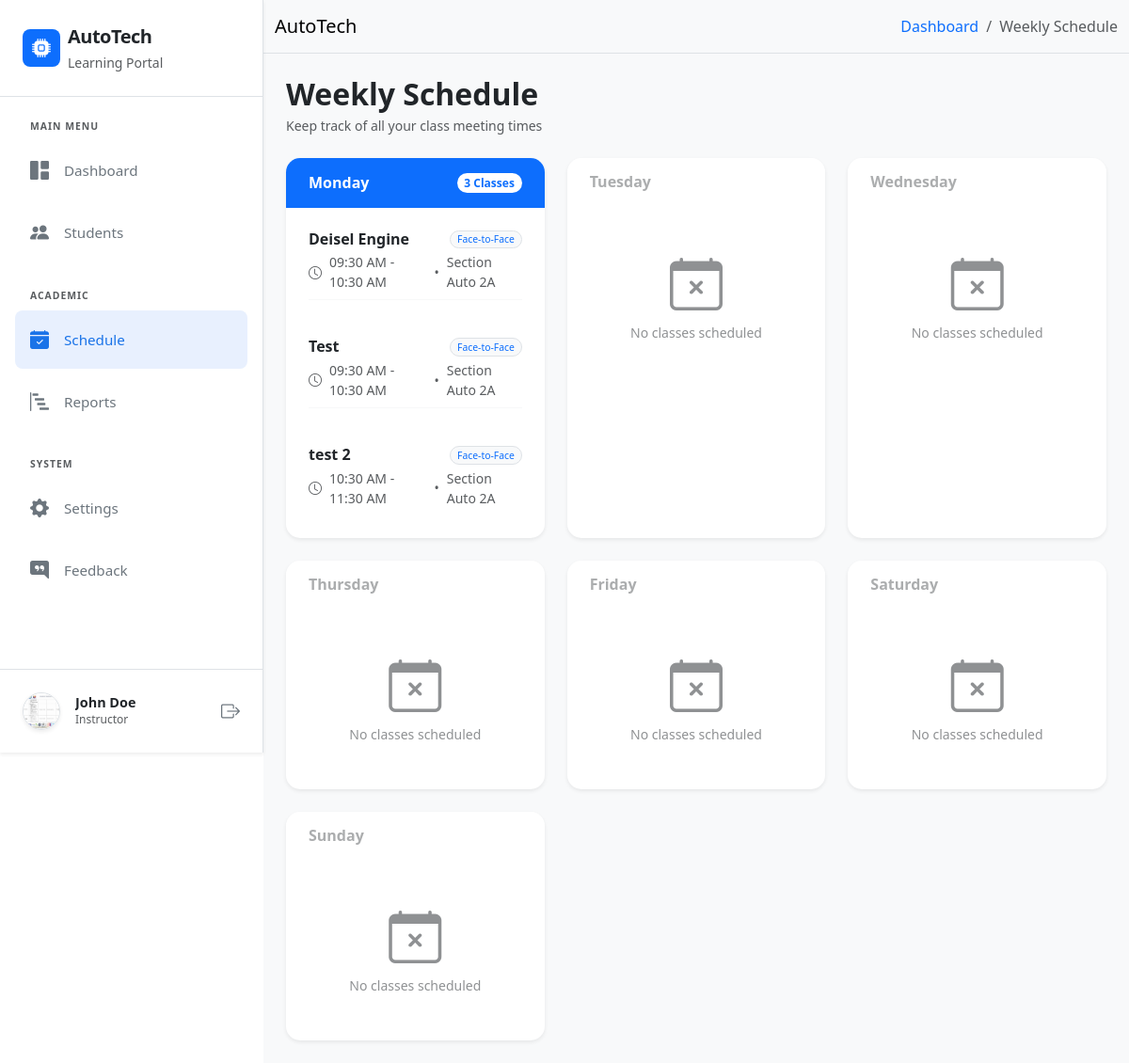
The page /schedule.php (signed in) on the database its author committed.
### tables this page shows
CREATE TABLE `users` (
  `user_id` int(11) NOT NULL,
  `fullname` varchar(255) NOT NULL,
  `email` varchar(255) NOT NULL,
  `password` varchar(255) NOT NULL,
  `role` enum('instructor','student','admin') NOT NULL,
  `course` varchar(100) NOT NULL,
  `year_level` varchar(50) NOT NULL,
  `section` varchar(50) NOT NULL,
  `profile_pic` varchar(100) NOT NULL,
  `created_at` timestamp NOT NULL DEFAULT current_timestamp()
);

CREATE TABLE `schedules` (
  `schedule_id` int(11) NOT NULL,
  `module_id` int(11) NOT NULL,
  `day_of_week` enum('Monday','Tuesday','Wednesday','Thursday','Friday','Saturday','Sunday') NOT NULL,
  `start_time` time NOT NULL,
  `end_time` time NOT NULL,
  `meeting_type` varchar(50) DEFAULT 'Face-to-Face',
  `created_at` timestamp NOT NULL DEFAULT current_timestamp()
);

CREATE TABLE `module` (
  `module_id` int(11) NOT NULL,
  `user_id` int(11) NOT NULL,
  `module_description` varchar(255) NOT NULL,
  `section` varchar(255) NOT NULL,
  `year` varchar(20) NOT NULL,
  `module_code` varchar(50) NOT NULL
);

### schedule.php (the view, shortened to what this page needs)
<?php include 'includes/header.php'; ?>
<?php include 'database/dbconn.php'; ?>
<?php
$userId = $_SESSION['user_id'];
$role = $_SESSION['role'];
if ($role == 'instructor') {
    $modules_sql = "SELECT module_id FROM module WHERE user_id = '$userId'";
} else {
    $modules_sql = "SELECT module_id FROM enrollments WHERE user_id = '$userId' AND status = 'accepted'";
}
$modules_run = mysqli_query($conn, $modules_sql);
$module_ids = [];
while ($row = mysqli_fetch_assoc($modules_run)) {
    $module_ids[] = $row['module_id'];
}
$ids_string = count($module_ids) > 0 ? implode(',', $module_ids) : '0';
$sql = "SELECT s.*, m.module_description, m.section
        FROM schedules s
        JOIN module m ON s.module_id = m.module_id
        WHERE s.module_id IN ($ids_string)
        ORDER BY FIELD(s.day_of_week, 'Monday', 'Tuesday', 'Wednesday', 'Thursday', 'Friday', 'Saturday', 'Sunday'), s.start_time ASC";
$result = mysqli_query($conn, $sql);
?>
<div class="d-flex" id="wrapper">
    <?php include 'includes/sidebar.php'; ?>
    <div id="page-content-wrapper" class="w-100">
        <nav class="navbar navbar-expand-lg bg-body-tertiary border-bottom">
            <div class="container-fluid">
                <a class="navbar-brand" href="dashboard.php">AutoTech</a>
                <nav aria-label="breadcrumb">
                    <ol class="breadcrumb mb-0">
                        <li class="breadcrumb-item"><a href="dashboard.php" class="text-decoration-none">Dashboard</a></li>
                        <li class="breadcrumb-item active" aria-current="page">Weekly Schedule</li>
                    </ol>
                </nav>
            </div>
        </nav>
        <div class="container-fluid p-4" style="background-color: #f8f9fa; min-height: 100vh;">
            <div class="d-flex justify-content-between align-items-center mb-4">
                <div>
                    <h2 class="fw-bold text-dark mb-1">Weekly Schedule</h2>
                    <p class="text-muted mb-0 small">Keep track of all your class meeting times</p>
                </div>
            </div>
            <div class="row g-4">
                <?php
                $days = ['Monday', 'Tuesday', 'Wednesday', 'Thursday', 'Friday', 'Saturday', 'Sunday'];
                $grouped_schedules = [];
                foreach ($days as $day) {
                    $grouped_schedules[$day] = [];
                }
                while ($row = mysqli_fetch_assoc($result)) {
                    $grouped_schedules[$row['day_of_week']][] = $row;
                }
                foreach ($days as $day):
                    $has_classes = count($grouped_schedules[$day]) > 0;
                ?>
                <div class="col-12 col-md-6 col-xl-4">
                    <div class="card border-0 shadow-sm h-100" style="border-radius: 15px; overflow: hidden;">
                        <div class="card-header border-0 py-3 px-4 <?php echo $has_classes ? 'bg-primary text-white' : 'bg-white text-muted opacity-50'; ?>">
                            <h6 class="mb-0 fw-bold d-flex justify-content-between align-items-center">
                                <?php echo $day; ?>
                                <?php if($has_classes): ?>
                                    <span class="badge bg-white text-primary rounded-pill small"><?php echo count($grouped_schedules[$day]); ?> Classes</span>
                                <?php endif; ?>
                            </h6>
                        </div>
                        <div class="card-body p-4">
                            <?php if ($has_classes): ?>
                                <?php foreach ($grouped_schedules[$day] as $s): ?>
                                    <div class="mb-4 last-child-mb-0">
                                        <div class="d-flex justify-content-between align-items-start mb-1">
                                            <h6 class="fw-bold text-dark mb-0 text-truncate" style="max-width: 70%;"><?php echo $s['module_description']; ?></h6>
                                            <span class="badge bg-light text-primary border rounded-pill fw-medium" style="font-size: 0.65rem;">
                                                <?php echo $s['meeting_type']; ?>
                                            </span>
                                        </div>
                                        <div class="d-flex align-items-center text-muted small mb-2">
                                            <i class="bi bi-clock me-2"></i>
                                            <span><?php echo date('h:i A', strtotime($s['start_time'])) . ' - ' . date('h:i A', strtotime($s['end_time'])); ?></span>
                                            <span class="mx-2">•</span>
                                            <span>Section <?php echo $s['section']; ?></span>
                                        </div>
                                        <div class="border-top pt-3 opacity-25"></div>
                                    </div>
                                <?php endforeach; ?>
                            <?php else: ?>
                                <div class="text-center py-4 opacity-50">
                                    <i class="bi bi-calendar-x display-4 mb-2 d-block"></i>
                                    <p class="small mb-0">No classes scheduled</p>
                                </div>
                            <?php endif; ?>
                        </div>
                    </div>
                </div>
                <?php endforeach; ?>
            </div>
        </div>
    </div>
</div>
<?php include 'includes/footer.php'; ?>

### includes/sidebar.php (shortened to what this page needs)
<div class="bg-white border-end shadow-sm sidebar-responsive" id="sidebar-wrapper">
    <div class="sidebar-heading p-4 d-flex align-items-center border-bottom bg-white">
        <div class="bg-primary rounded-3 p-2 me-2 d-flex align-items-center justify-content-center" style="width: 40px; height: 40px;">
            <i class="bi bi-cpu-fill text-white fs-5"></i>
        </div>
        <div>
            <span class="fs-5 fw-bold text-dark d-block" style="letter-spacing: -0.5px;">AutoTech</span>
            <span class="text-muted small fw-medium">Learning Portal</span>
        </div>
    </div>
    <div class="list-group list-group-flush px-3 mt-4 custom-scrollbar">
        <label class="text-uppercase text-muted fw-bold mb-2 ps-3" style="font-size: 0.65rem; letter-spacing: 1px;">Main Menu</label>
        <a href="dashboard.php" class="list-group-item list-group-item-action border-0 rounded-3 py-3 px-3 mb-1 d-flex align-items-center transition-all <?php echo (basename($_SERVER['PHP_SELF']) == 'dashboard.php') ? 'active-link' : 'text-secondary'; ?>">
            <i class="bi bi-grid-1x2-fill me-3 fs-5"></i>
            <span class="fw-medium">Dashboard</span>
        </a>
        <?php if($_SESSION['role'] !== 'admin'): ?>
        <a href="students.php" class="list-group-item list-group-item-action border-0 rounded-3 py-3 px-3 mb-1 d-flex align-items-center transition-all <?php echo (basename($_SERVER['PHP_SELF']) == 'students.php') ? 'active-link' : 'text-secondary'; ?>">
            <i class="bi bi-people-fill me-3 fs-5"></i>
            <span class="fw-medium">Students</span>
        </a>
        <?php endif; ?>
        <label class="text-uppercase text-muted fw-bold mt-4 mb-2 ps-3" style="font-size: 0.65rem; letter-spacing: 1px;">Academic</label>
        <a href="schedule.php" class="list-group-item list-group-item-action border-0 rounded-3 py-3 px-3 mb-1 d-flex align-items-center transition-all <?php echo (basename($_SERVER['PHP_SELF']) == 'schedule.php') ? 'active-link' : 'text-secondary'; ?>">
            <i class="bi bi-calendar-check-fill me-3 fs-5"></i>
            <span class="fw-medium">Schedule</span>
        </a>
        <a href="reports.php" class="list-group-item list-group-item-action border-0 rounded-3 py-3 px-3 mb-1 d-flex align-items-center transition-all <?php echo (basename($_SERVER['PHP_SELF']) == 'reports.php') ? 'active-link' : 'text-secondary'; ?>">
            <i class="bi bi-bar-chart-steps me-3 fs-5"></i>
            <span class="fw-medium">Reports</span>
        </a>
        <label class="text-uppercase text-muted fw-bold mt-4 mb-2 ps-3" style="font-size: 0.65rem; letter-spacing: 1px;">System</label>
        <a href="settings.php" class="list-group-item list-group-item-action border-0 rounded-3 py-3 px-3 mb-1 d-flex align-items-center transition-all <?php echo (basename($_SERVER['PHP_SELF']) == 'settings.php') ? 'active-link' : 'text-secondary'; ?>">
            <i class="bi bi-gear-fill me-3 fs-5"></i>
            <span class="fw-medium">Settings</span>
        </a>
        <a href="feedback.php" class="list-group-item list-group-item-action border-0 rounded-3 py-3 px-3 mb-1 d-flex align-items-center transition-all <?php echo (basename($_SERVER['PHP_SELF']) == 'feedback.php') ? 'active-link' : 'text-secondary'; ?>">
            <i class="bi bi-chat-right-quote-fill me-3 fs-5"></i>
            <span class="fw-medium">Feedback</span>
        </a>
    </div>
    <div class="position-absolute bottom-0 w-100 p-3 border-top bg-white">
        <div class="d-flex align-items-center p-2 rounded-3">
            <?php
                $u_id = $_SESSION['user_id'];
                include 'database/dbconn.php';
                $u_data = mysqli_fetch_assoc(mysqli_query($conn, "SELECT profile_pic, fullname FROM users WHERE user_id = '$u_id'"));
                if($u_data['profile_pic']): ?>
                <img src="uploads/profile_pics/<?php echo $u_data['profile_pic']; ?>" class="rounded-circle me-3 border shadow-sm" width="40" height="40" style="object-fit: cover;" alt="User">
            <?php else: ?>
                <img src="https://ui-avatars.com/api/?name=<?php echo urlencode($u_data['fullname']); ?>&background=0D6EFD&color=fff" class="rounded-circle me-3" width="40" alt="User">
            <?php endif; ?>
            <div class="overflow-hidden">
                <h6 class="mb-0 text-dark fw-bold text-truncate" style="font-size: 0.9rem;"><?php echo $_SESSION['fullname']; ?></h6>
                <small class="text-muted d-block text-truncate text-capitalize" style="font-size: 0.75rem;">
                    <?php
                        if ($_SESSION['role'] == 'student' && isset($_SESSION['course'])) {
                            echo $_SESSION['course'] . ' - ' . $_SESSION['year_level'];
                        } else {
                            echo $_SESSION['role'];
                        }
                    ?>
                </small>
            </div>
            <a href="controller/AuthController.php?logout=1" class="ms-auto text-secondary" title="Logout"><i class="bi bi-box-arrow-right fs-5"></i></a>
        </div>
    </div>
</div>

### includes/sidebar.php (style rules this page uses)
.sidebar-responsive { min-width: 280px; max-width: 280px; height: 100vh; z-index: 1000; transition: all 0.3s ease; position: fixed; left: 0; top: 0; }
@media (min-width: 992px) { #wrapper { padding-left: 280px; } }
@media (min-width: 992px) { .sidebar-responsive { position: fixed; } }
.list-group-item { background-color: transparent !important; font-size: 0.95rem; }
.active-link { background-color: #e8f0fe !important; color: #1a73e8 !important; }
.active-link i { color: #1a73e8 !important; }
.transition-all { transition: all 0.2s ease-in-out; }

### schedule.php (style rules this page uses)
.last-child-mb-0:last-child { margin-bottom: 0 !important; }

### rows shown on the page
users: profile_pic (picture)
schedules: module.module_description "Deisel Engine", meeting_type "Face-to-Face", start_time "09:30 AM", end_time "10:30 AM", module.section "Auto 2A"
schedules: module.module_description "Test", meeting_type "Face-to-Face", start_time "09:30 AM", end_time "10:30 AM", module.section "Auto 2A"
schedules: module.module_description "test 2", meeting_type "Face-to-Face", start_time "10:30 AM", end_time "11:30 AM", module.section "Auto 2A"

### other values the page prints
$_SESSION['fullname'] "John Doe"
$_SESSION['role'] "Instructor"
$day "Monday"
count($grouped_schedules[$day]) "3"
$day "Tuesday"
$day "Wednesday"
$day "Thursday"
$day "Friday"
$day "Saturday"
$day "Sunday"
